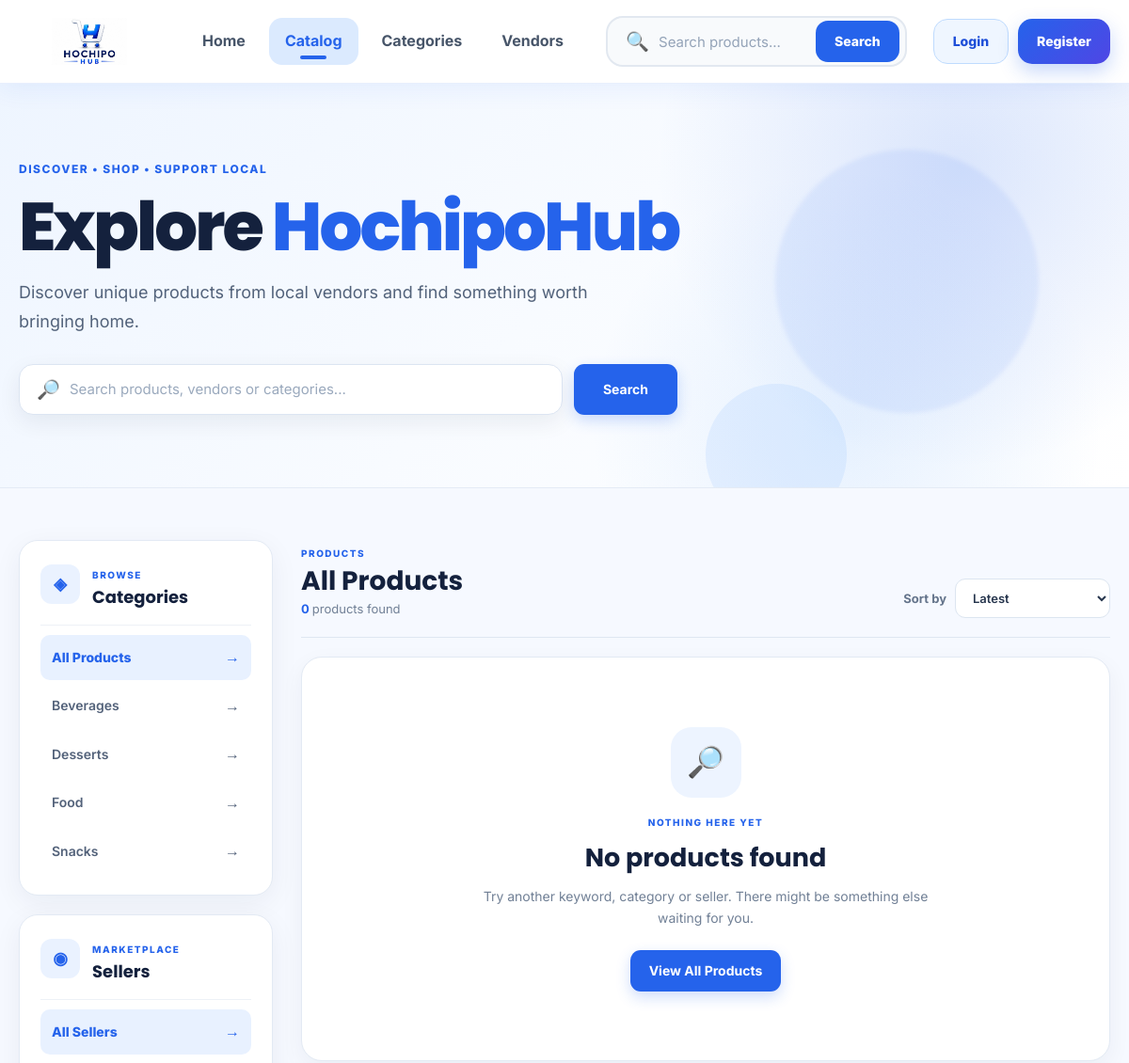
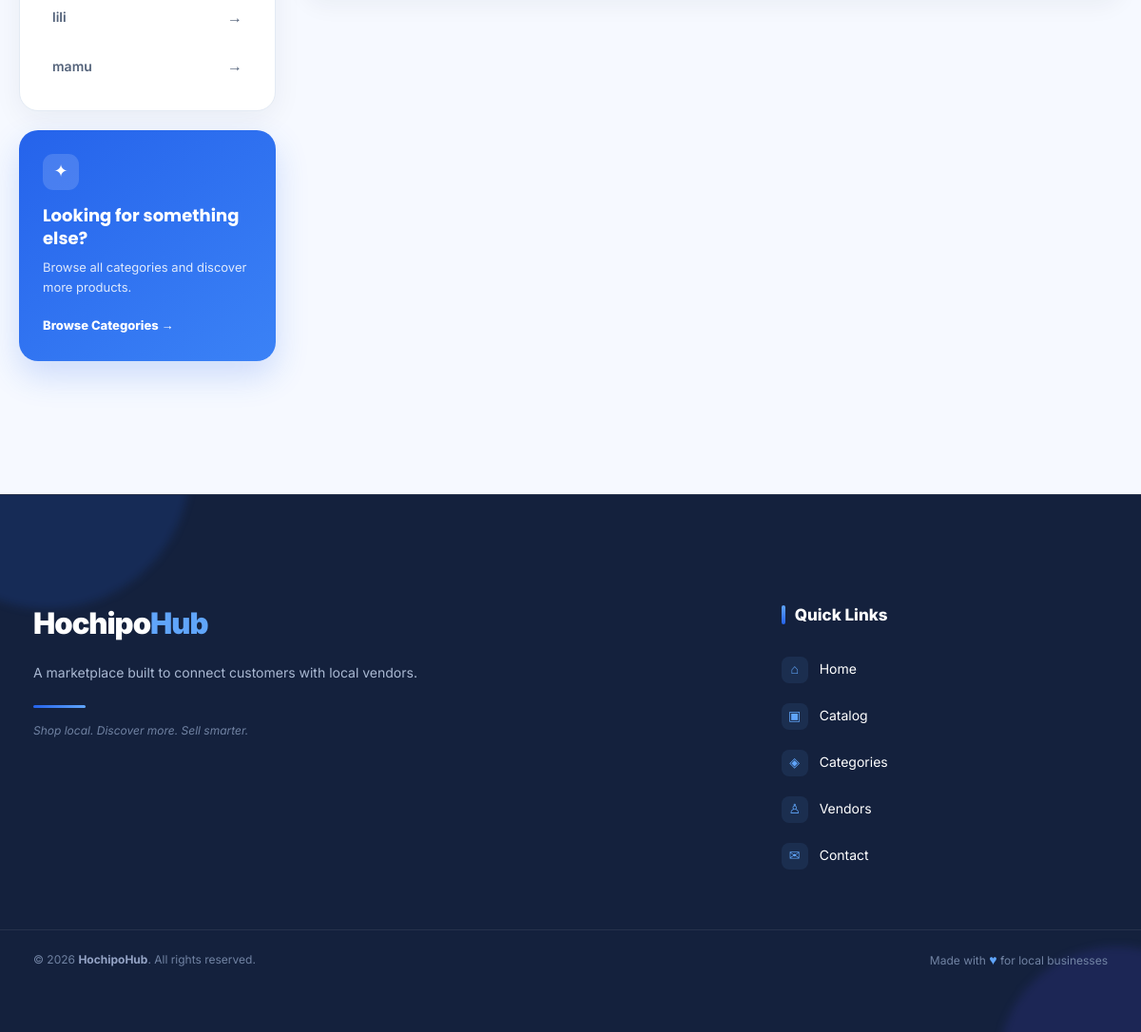
Screenshot of /catalog.php with the database file from the repository (2 pictures, top to bottom).
### tables this page shows
CREATE TABLE IF NOT EXISTS categories (
    category_id INT AUTO_INCREMENT PRIMARY KEY,

    category_name VARCHAR(100) NOT NULL UNIQUE,

    category_image VARCHAR(255) NULL,

    created_at DATETIME NOT NULL
        DEFAULT CURRENT_TIMESTAMP

);

CREATE TABLE IF NOT EXISTS vendors (
    vendor_id INT AUTO_INCREMENT PRIMARY KEY,

    user_id INT NOT NULL UNIQUE,

    business_name VARCHAR(150) NOT NULL,

    business_logo VARCHAR(255) NULL,

    business_description TEXT NULL,

    business_address TEXT NULL,

    category VARCHAR(100) NULL,

    delivery_method ENUM(
        'Pickup',
        'Postage',
        'Both'
    ) NOT NULL DEFAULT 'Both',

    approval_status ENUM(
        'Pending',
        'Approved',
        'Rejected',
        'Suspended'
    ) NOT NULL DEFAULT 'Pending',

    created_at DATETIME NOT NULL
        DEFAULT CURRENT_TIMESTAMP,

    updated_at DATETIME NOT NULL
        DEFAULT CURRENT_TIMESTAMP
        ON UPDATE CURRENT_TIMESTAMP,

    CONSTRAINT fk_vendors_user
        FOREIGN KEY (user_id)
        REFERENCES users(user_id)
        ON DELETE CASCADE

);

### config.php (called while the page is built, shortened)
<?php
if (!function_exists('e')) {
    function e($value)
    {
        return htmlspecialchars(
            (string) $value,
            ENT_QUOTES,
            'UTF-8'
        );
    }
}
?>

### catalog.php (the view, shortened to what this page needs)
<?php
require_once __DIR__ . '/config.php';
require_once __DIR__ . '/database/db.php';
$search = isset($_GET['search'])
    ? trim($_GET['search'])
    : '';
$categoryId = isset($_GET['category'])
    ? (int) $_GET['category']
    : 0;
$vendorId = isset($_GET['vendor'])
    ? (int) $_GET['vendor']
    : 0;
$sort = isset($_GET['sort'])
    ? trim($_GET['sort'])
    : 'latest';
$categories = [];
$vendors = [];
$products = [];
$productCount = 0;
$activeCategoryName = '';
$activeVendorName = '';
try {
    $categoryStmt = $db->prepare("
        SELECT
            category_id,
            category_name
        FROM categories
        ORDER BY category_name ASC
    ");
    $categoryStmt->execute();
    $categories = $categoryStmt->fetchAll(
        PDO::FETCH_ASSOC
    );
} catch (PDOException $e) {
    $categories = [];
}
try {
    $vendorStmt = $db->prepare("
        SELECT
            vendor_id,
            business_name
        FROM vendors
        ORDER BY business_name ASC
    ");
    $vendorStmt->execute();
    $vendors = $vendorStmt->fetchAll(
        PDO::FETCH_ASSOC
    );
} catch (PDOException $e) {
    $vendors = [];
}
$orderBy = 'p.created_at DESC';
switch ($sort) {
    case 'latest':
    default:
        $orderBy = 'p.created_at DESC';
        break;
}
$sql = "
    SELECT
        p.*,
        v.business_name,
        v.business_logo,
        c.category_name
    FROM products p
    INNER JOIN vendors v
        ON p.vendor_id = v.vendor_id
    INNER JOIN categories c
        ON p.category_id = c.category_id
    WHERE 1 = 1
";
$params = [];
$sql .= "
    ORDER BY {$orderBy}
";
try {
    $productStmt = $db->prepare($sql);
    $productStmt->execute($params);
    $products = $productStmt->fetchAll(
        PDO::FETCH_ASSOC
    );
    $productCount = count($products);
} catch (PDOException $e) {
    $products = [];
    $productCount = 0;
}
require_once __DIR__ . '/includes/header.php';
?>
<section class="catalog-hero">
    <div class="catalog-hero-inner">
        <div class="catalog-hero-content">
            <span class="small-label">
                DISCOVER • SHOP • SUPPORT LOCAL
            </span>
            <h1>
                Explore
                <span>HochipoHub</span>
            </h1>
            <p>
                Discover unique products from local
                vendors and find something worth bringing
                home.
            </p>
            <form
                action="<?= e(BASE_URL) ?>catalog.php"
                method="GET"
                class="catalog-search"
            >
                <div class="catalog-search-input">
                    <span>
                        🔎
                    </span>
                    <input
                        type="search"
                        name="search"
                        value="<?= e($search) ?>"
                        placeholder="Search products, vendors or categories..."
                        autocomplete="off"
                    >
                </div>
                <button
                    type="submit"
                    class="btn btn-primary"
                >
                    Search
                </button>
            </form>
        </div>
    </div>
</section>
<section class="catalog-content">
    <div class="catalog-layout">
        <aside class="catalog-sidebar">
            <div class="catalog-filter-card">
                <div class="catalog-filter-heading">
                    <span class="filter-icon">
                        ◈
                    </span>
                    <div>
                        <span class="small-label">
                            BROWSE
                        </span>
                        <h3>
                            Categories
                        </h3>
                    </div>
                </div>
                <div class="catalog-filter-list">
                    <a
                        href="<?= e(BASE_URL) ?>catalog.php"
                        class="<?= $categoryId === 0 ? 'active' : '' ?>"
                    >
                        <span>
                            All Products
                        </span>
                        <span>
                            →
                        </span>
                    </a>
                    <?php foreach ($categories as $category): ?>
                        <a
                            href="<?= e(BASE_URL) ?>catalog.php?category=<?= (int) $category['category_id'] ?>"
                            class="<?= $categoryId === (int) $category['category_id'] ? 'active' : '' ?>"
                        >
                            <span>
                                <?= e($category['category_name']) ?>
                            </span>
                            <span>
                                →
                            </span>
                        </a>
                    <?php endforeach; ?>
                </div>
            </div>
            <div class="catalog-filter-card">
                <div class="catalog-filter-heading">
                    <span class="filter-icon">
                        ◉
                    </span>
                    <div>
                        <span class="small-label">
                            MARKETPLACE
                        </span>
                        <h3>
                            Sellers
                        </h3>
                    </div>
                </div>
                <div class="catalog-filter-list">
                    <a
                        href="<?= e(BASE_URL) ?>catalog.php"
                        class="<?= $vendorId === 0 ? 'active' : '' ?>"
                    >
                        <span>
                            All Sellers
                        </span>
                        <span>
                            →
                        </span>
                    </a>
                    <?php foreach ($vendors as $vendor): ?>
                        <a
                            href="<?= e(BASE_URL) ?>catalog.php?vendor=<?= (int) $vendor['vendor_id'] ?>"
                            class="<?= $vendorId === (int) $vendor['vendor_id'] ? 'active' : '' ?>"
                        >
                            <span>
                                <?= e($vendor['business_name']) ?>
                            </span>
                            <span>
                                →
                            </span>
                        </a>
                    <?php endforeach; ?>
                </div>
            </div>
            <div class="catalog-sidebar-cta">
                <span>
                    ✦
                </span>
                <h3>
                    Looking for something else?
                </h3>
                <p>
                    Browse all categories and discover
                    more products.
                </p>
                <a
                    href="<?= e(BASE_URL) ?>category.php"
                >
                    Browse Categories →
                </a>
            </div>
        </aside>
        <div class="catalog-main">
            <div class="catalog-toolbar">
                <div class="catalog-toolbar-info">
                    <span class="small-label">
                        PRODUCTS
                    </span>
                    <h2>
                        <?php if ($activeCategoryName !== ''): ?>
                            <?= e($activeCategoryName) ?>
                        <?php elseif ($activeVendorName !== ''): ?>
                            <?= e($activeVendorName) ?>
                        <?php elseif ($search !== ''): ?>
                            Search results
                        <?php else: ?>
                            All Products
                        <?php endif; ?>
                    </h2>
                    <p>
                        <strong>
                            <?= $productCount ?>
                        </strong>
                        product<?= $productCount !== 1 ? 's' : '' ?>
                        found
                    </p>
                </div>
                <form
                    action="<?= e(BASE_URL) ?>catalog.php"
                    method="GET"
                    class="catalog-sort"
                >
                    <label for="sort">
                        Sort by
                    </label>
                    <select
                        name="sort"
                        id="sort"
                        onchange="this.form.submit()"
                    >
                        <option
                            value="latest"
                            <?= $sort === 'latest' ? 'selected' : '' ?>
                        >
                            Latest
                        </option>
                    </select>
                </form>
            </div>
            <?php if (!empty($products)): ?>
                <div class="catalog-product-grid">
                    <?php foreach ($products as $product): ?>
                        <?php
                        $productId =
                            (int) $product['product_id'];
                        $price =
                            (float) $product['price'];
                        $productImage =
                            getProductImage(
                                $product['image']
                            );
                        ?>
                        <article class="catalog-product-card">
                            <div class="catalog-product-image">
                                <a
                                    href="<?= e(BASE_URL) ?>product_details.php?id=<?= $productId ?>"
                                >
                                    <?php if (!empty($product['image'])): ?>
                                        <img
                                            src="<?= e($productImage) ?>"
                                            alt="<?= e($product['product_name']) ?>"
                                            loading="lazy"
                                        >
                                    <?php else: ?>
                                        <div class="catalog-product-placeholder">
                                            🛍️
                                        </div>
                                    <?php endif; ?>
                                </a>
                                <?php if (
                                    isset($_SESSION['user_id'])
                                ): ?>
                                    <button
                                        type="button"
                                        class="wishlist-btn"
                                        data-product-id="<?= $productId ?>"
                                        title="Add to wishlist"
                                    >
                                        ♡
                                    </button>
                                <?php endif; ?>
                                <span class="catalog-stock">
                                    <?= (int) $product['stock_quantity'] ?>
                                    left
                                </span>
                            </div>
                            <div class="catalog-product-body">
                                <span class="catalog-product-category">
                                    <?= e(
                                        $product['category_name']
                                    ) ?>
                                </span>
                                <h3>
                                    <a
                                        href="<?= e(BASE_URL) ?>product_details.php?id=<?= $productId ?>"
                                    >
                                        <?= e(
                                            $product['product_name']
                                        ) ?>
                                    </a>
                                </h3>
                                <p class="catalog-product-vendor">
                                    by
                                    <strong>
                                        <?= e(
                                            $product['business_name']
                                        ) ?>
                                    </strong>
                                </p>
                                <div class="catalog-product-footer">
                                    <div>
                                        <span>
                                            Price
                                        </span>
                                        <strong>
                                            RM
                                            <?= number_format(
                                                $price,
                                                2
                                            ) ?>
                                        </strong>
                                    </div>
                                    <?php if (
                                        isset($_SESSION['user_id'])
                                    ): ?>
                                        <button
                                            type="button"
                                            class="add-cart-btn"
                                            data-product-id="<?= $productId ?>"
                                        >
                                            🛒
                                            Add
                                        </button>
                                    <?php else: ?>
                                        <a
                                            href="<?= e(BASE_URL) ?>index.php"
                                            class="add-cart-btn"
                                        >
                                            Login
                                        </a>
                                    <?php endif; ?>
                                </div>
                            </div>
                        </article>
                    <?php endforeach; ?>
                </div>
            <?php else: ?>
                <div class="catalog-empty">
                    <div class="catalog-empty-icon">
                        🔎
                    </div>
                    <span class="small-label">
                        NOTHING HERE YET
                    </span>
                    <h2>
                        No products found
                    </h2>
                    <p>
                        Try another keyword, category or seller.
                        There might be something else waiting for you.
                    </p>
                    <a
                        href="<?= e(BASE_URL) ?>catalog.php"
                        class="btn btn-primary"
                    >
                        View All Products
                    </a>
                </div>
            <?php endif; ?>
        </div>
    </div>
</section>
</main>
<?php
$footerPath = __DIR__ . '/includes/footer.php';
if (file_exists($footerPath)) {
    require_once $footerPath;
}
?>

### rows the page displays
categories: category_name "Beverages"
categories: category_name "Desserts"
categories: category_name "Food"
categories: category_name "Snacks"
vendors: business_name "lili"
vendors: business_name "mamu"

### other values shown
$productCount "0"
